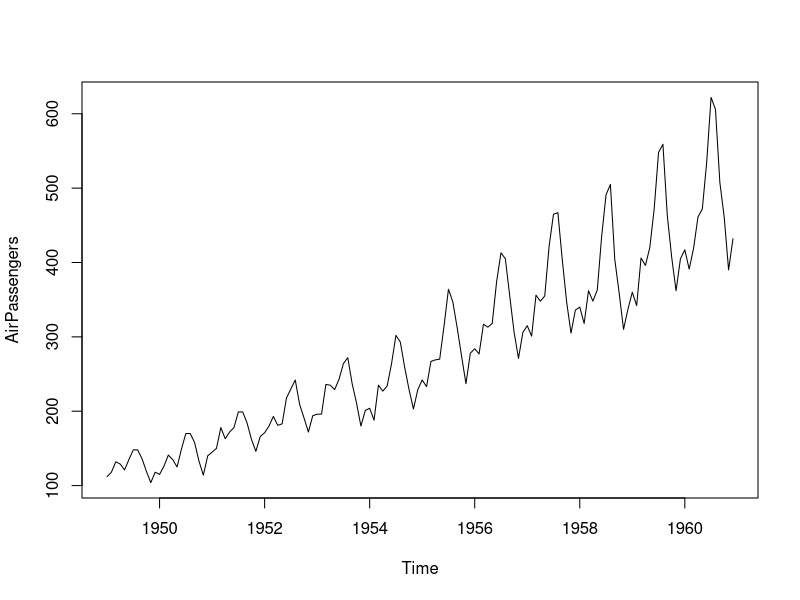
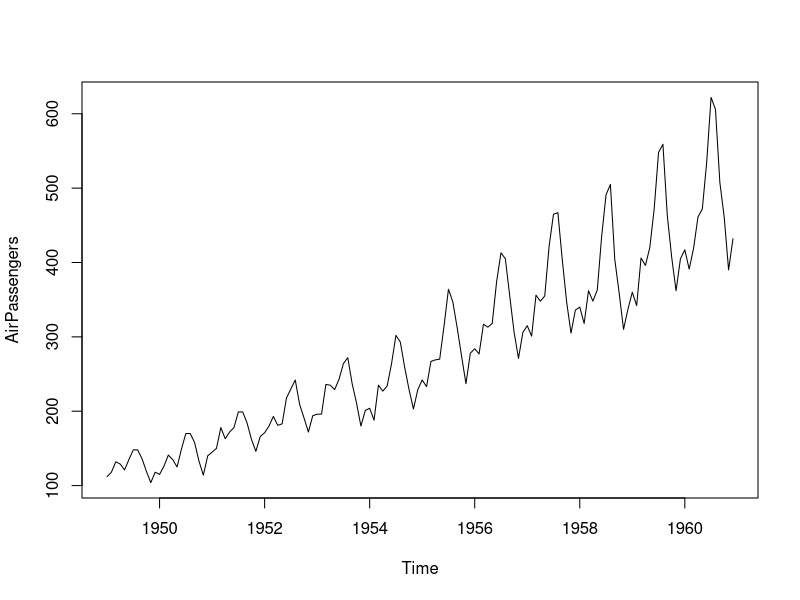
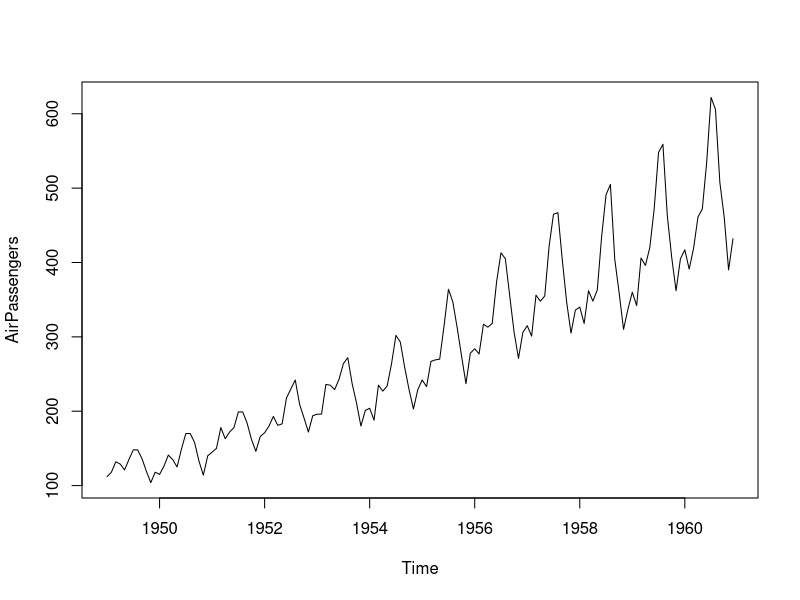
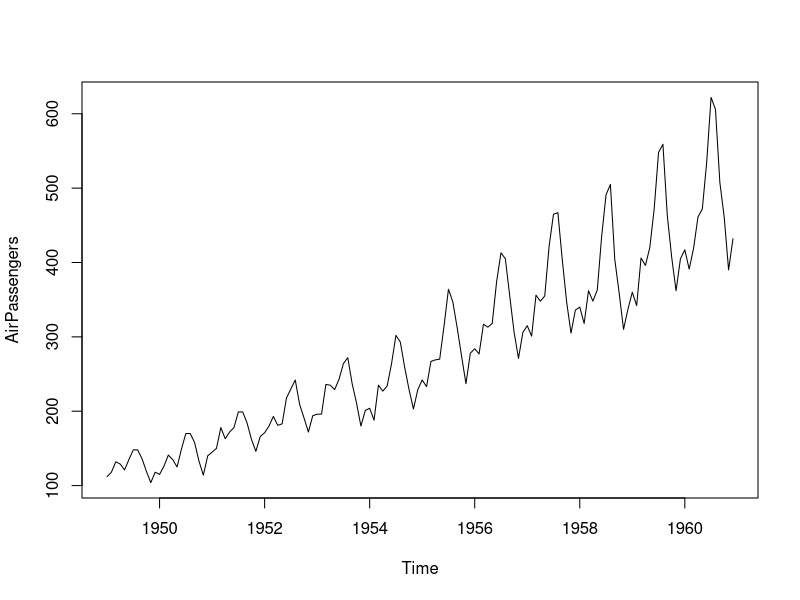
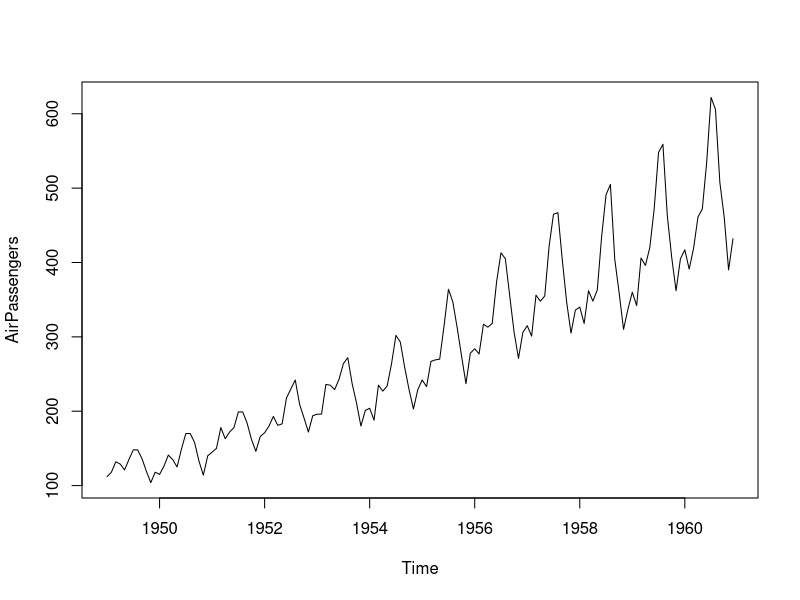
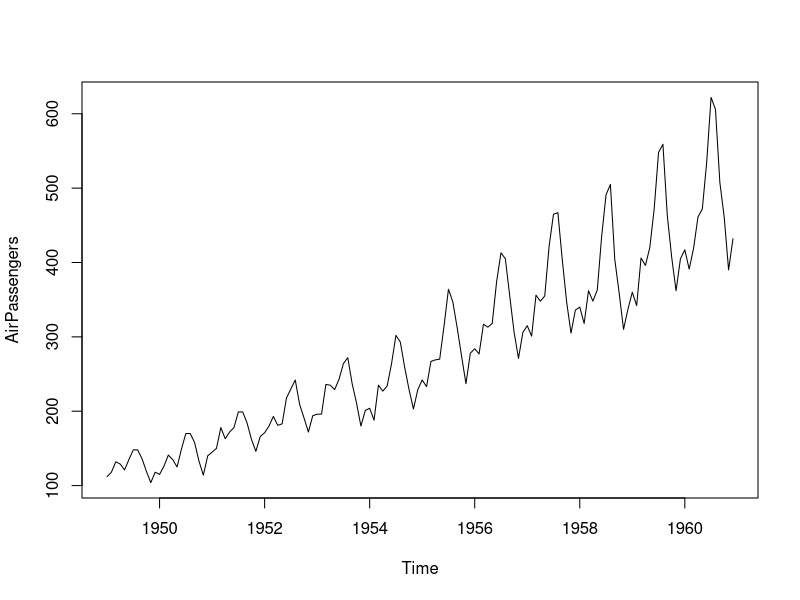
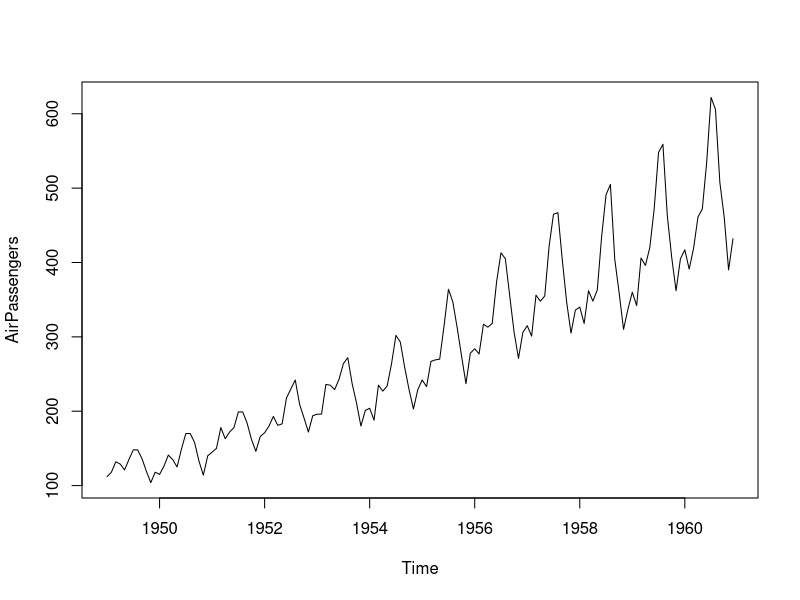

Write the R code that produced these figures, in order.
# export plots

jpeg("AirPassengers.jpg")
plot(AirPassengers)
dev.off()

pdf("AirPassengers.pdf")
plot(AirPassengers)
dev.off()

win.metafile("AirPassengers.wmf") # windows metafile format
plot(AirPassengers)
dev.off()

png("AirPassengers.png")
plot(AirPassengers)
dev.off()

bmp("AirPassengers.bmp")
plot(AirPassengers)
dev.off()

postscript("AirPassengers.ps")
plot(AirPassengers)
dev.off()

setEPS()
postscript("AirPassengers.eps") # encapsulated postscript
plot(AirPassengers)
dev.off()